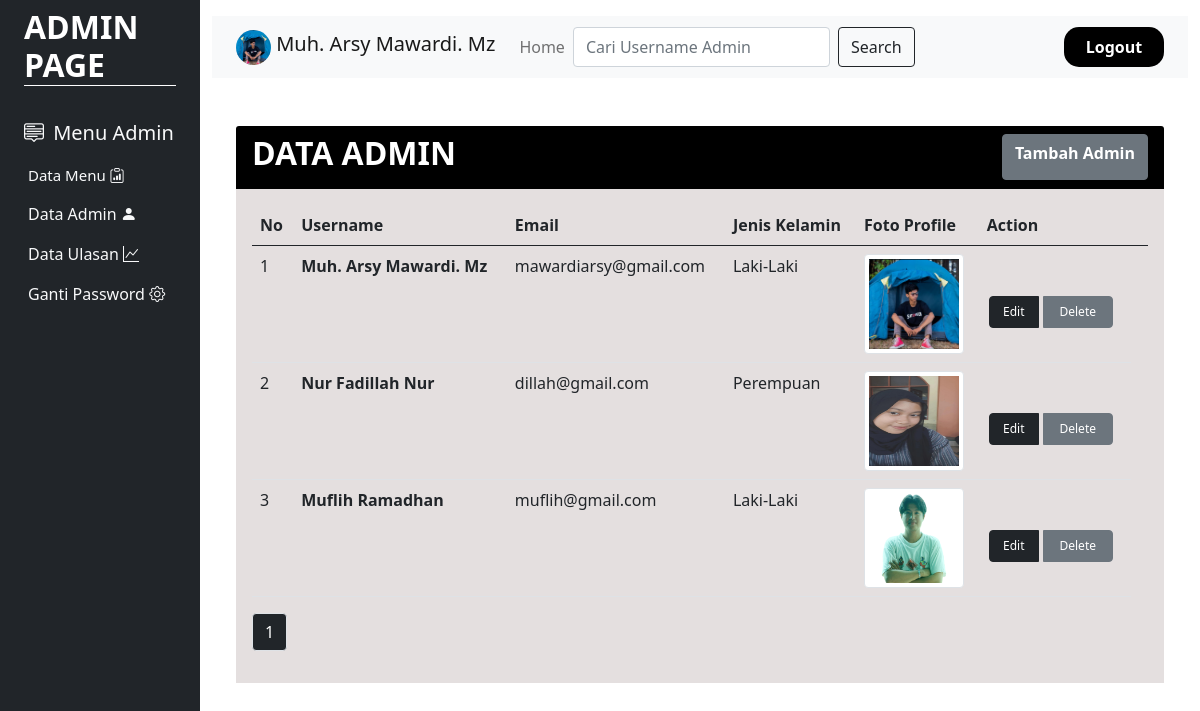
Screenshot of /admin/menudataadminpage.php (signed in) with the database file from the repository.
### tables this page shows
CREATE TABLE `user` (
  `id` varchar(30) NOT NULL,
  `username` varchar(50) NOT NULL,
  `email` varchar(50) NOT NULL,
  `jeniskelamin` enum('Laki-Laki','Perempuan','','') NOT NULL,
  `pekerjaan` varchar(50) NOT NULL,
  `password_user` varchar(50) NOT NULL,
  `thumbnail` varchar(255) NOT NULL,
  `level_user` varchar(15) NOT NULL
);

### admin/menudataadminpage.php (the view, shortened to what this page needs)
<!DOCTYPE html>
<html lang="en">
<head>
      <link rel="stylesheet" href="../css/bootstrap.min.css">
      <link rel="stylesheet" href="https://cdn.jsdelivr.net/npm/bootstrap-icons@1.8.1/font/bootstrap-icons.css">
</head>
<body>
	<?php
            include "../koneksi.php";
            $query = mysqli_query($koneksi, "SELECT * FROM  user WHERE id='$_SESSION[id]'");
            $data = mysqli_fetch_array($query);
    ?>
<div class="container-fluid">
    <div class="row flex-nowrap">
        <div class="col-auto col-md-3 col-xl-2 px-sm-2 px-0 bg-dark ">
            <div class="d-flex flex-column align-items-center align-items-sm-start px-3 pt-2 text-white min-vh-100">
                <a href="# "class="d-flex align-items-center pb-3 mb-md-0 me-md-auto text-white text-decoration-none">
                    <h2 class="fw-bold d-none d-sm-inline" style="border-bottom:1px solid white; width:100%;">ADMIN PAGE</h2>
                </a>
                <ul class="nav nav-pills flex-column mb-sm-auto mb-0 align-items-center align-items-sm-start" id="menu">
                    <li>
                        <a href="#submenu1" data-bs-toggle="collapse" class="nav-link px-0 align-middle" style="font-size:20px;">
                           <i class="bi bi-menu-up text-light"></i> <span class="ms-1 d-none d-sm-inline text-light">Menu Admin</span> </a>
                        <ul class="collapse show nav flex-column ms-1" id="submenu1" data-bs-parent="#menu">
                        <li class="w-100">
                                <a href="datamenupage.php" class="nav-link px-0 text-light" style="font-size:15px;"> <span class="d-none d-sm-inline">Data Menu</span> <i class="bi bi-clipboard-data"></i></a>
                            </li>
                            <li>
                                <a href="menudataadminpage.php" class="nav-link px-0 text-light" style="font: size 15px;"> <span class="d-none d-sm-inline">Data Admin</span> <i class="bi bi-person-fill"></i> </a>
                            </li>
                            <li>
                                <a href="dataulasanpage.php" class="nav-link px-0 text-light" style="font: size 15px;"> <span class="d-none d-sm-inline">Data Ulasan </span><i class="bi bi-graph-up"></i></a>
                            </li>
                             <li>
                                <a href="gantipasswordadmin.php" class="nav-link px-0 text-light" style="font: size 15px;"> <span class="d-none d-sm-inline">Ganti Password</span> <i class="bi bi-gear"></i> </a>
                            </li>
                        </ul>
                    </li>
                </ul>
            </div>
        </div>
        <div class="col py-3">
            <nav class="navbar navbar-expand-lg navbar-light bg-light">
                 <div class="container-fluid">
                    <a class="navbar-brand">
                        <img src="../images/<?=$data['thumbnail']?>"  style="width :35px; height:35px; border-radius:50%;" class="d-inline-block align-text-top">
                        <?=$data['username']?>
                    </a>
                    <div class="collapse navbar-collapse" id="navbarNav">
                        <ul class="navbar-nav">
                         <li class="nav-item">
                          <a class="nav-link" href="indexadmin.php">Home</a>
                         </li>
                    <form class="d-flex" method="post">
                        <input class="form-control me-2" type="text" name="keyword" placeholder="Cari Username Admin" aria-label="Search">
                        <button class="btn btn-outline-dark" type="submit" name="cari">Search</button>
                     </form>
                        </ul>
<ul class="navbar-nav ms-auto">
        <li class="nav-item" style="width:100px; background-color:black; text-align:center; border-radius:15px;">
          <a class="nav-link active fw-bold" aria-current="page" href="../logout.php" style="color:white;">Logout</a>
        </li>
    </ul>
  </div>
</div>
</nav>
        <div class="container my-5">
            <div class="row">
                <div class="col-md-12">
                    <div class="card border-0">
                        <div class="card-header">
                            <div class="d-flex justify-content-between">
                                <h2 class="text-white fw-bold">DATA ADMIN</h2>
                                <a href="tambahadminpage.php" class="btn btn-secondary fw-bold">Tambah Admin</a>
                            </div>
                        </div>
                        <div class="card-body">
                            <div class="table-responsive">
                            <table class="table">
                                <thead>
                                    <tr>
                                        <th>No</th>
                                        <th>Username</th>
                                        <th>Email</th>
                                        <th>Jenis Kelamin</th>
                                        <th>Foto Profile</th>
                                        <th>Action<th>
                                    </tr>
                                </thead>
                                <tbody>
                                    <?php
                                        include "../koneksi.php";
                                        $limit = 5;
                                            if (isset($_GET["page"])) {
                                            $page  = $_GET["page"];
                                            }
                                            else{
                                            $page=1;
                                            };
                                        $start_from = ($page-1) * $limit;
                                        $level="admin";
                                        $no = 1;
                                        $keyword=$_POST['keyword'];
                                            if ($keyword !=''){
                                                 $query = mysqli_query($koneksi, "SELECT * FROM user WHERE username LIKE '%$keyword%' AND level_user='$level'");
                                            }else{
                                                $query = mysqli_query($koneksi, "SELECT * FROM user WHERE level_user='$level' ORDER BY id  ASC LIMIT $start_from, $limit");
                                            }
                                            while ($data=mysqli_fetch_array($query)) {
                                    ?>
                                    <tr>
                                        <td><?= $no++ ?></td>
                                        <td><b><?= $data['username'] ?><b></td>
                                        <td><?= $data['email'] ?></td>
                                        <td><?=$data['jeniskelamin']?></td>
                                        <td>
                                            <img src="../images/<?= $data['thumbnail'] ?>" class="img-fluid img-thumbnail" style="width:100px; height:100px;">
                                        </td>
                                        <td>
                                            <div class="btn-group" style="margin-top:40px;">
                                                <a href="editadminpage.php?id=<?= $data['id'] ?>" class="btn btn-dark" style="width:50px; font-size:12px; margin:2px;">Edit</a>
                                                <a href="deleteadmin.php?id=<?= $data['id'] ?>" class="btn btn-secondary delete-link" style="width:70px; font-size:12px; margin:2px;">Delete</a>
                                            </div>
                                        </td>
                                    </tr>
                                    <?php
                                    }
                                    ?>
                                </tbody>
                            </table>
                            <?php
                                $result_db = mysqli_query($koneksi,"SELECT COUNT(*) as jumlah FROM user WHERE level_user='$level'");
                                $row_db = mysqli_fetch_row($result_db);
                                $total_records = $row_db[0];
                                $total_pages = ceil($total_records / $limit);
                                $pagLink = "<ul class='pagination'>";
                                    for ($i=1; $i<=$total_pages; $i++) {
                                         $pagLink .= "<li class='page-item'><a class='page-link bg-dark text-white' href='menudataadminpage.php?page=".$i."'>".$i."</a></li>";
                                    }
                            echo $pagLink . "</ul>";
                            ?>
                        </div>
                    </div>
                </div>
            </div>
        </div>
        </div>
    </div>
</div>
</div>
</body>
</html>

### admin/menudataadminpage.php (style rules this page uses)
.card-header { background-color:black; }
.card-body { background-color:#e4dfdf; }

### rows the page displays
user: thumbnail (picture), username "Muh. Arsy Mawardi. Mz", email "mawardiarsy@gmail.com", jeniskelamin "Laki-Laki"
user: username "Nur Fadillah Nur", email "dillah@gmail.com", jeniskelamin "Perempuan", thumbnail (picture)
user: username "Muflih Ramadhan", email "muflih@gmail.com", jeniskelamin "Laki-Laki", thumbnail (picture)
